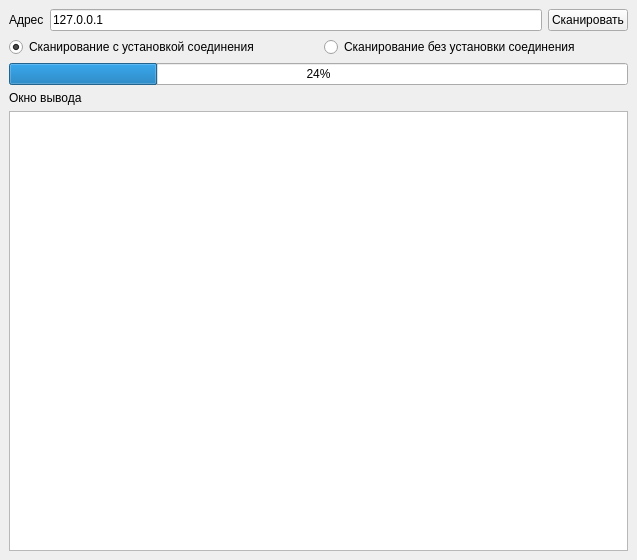
<?xml version="1.0" encoding="UTF-8"?>
<ui version="4.0">
 <class>MainWindow</class>
 <widget class="QMainWindow" name="MainWindow">
  <property name="geometry">
   <rect>
    <x>0</x>
    <y>0</y>
    <width>637</width>
    <height>560</height>
   </rect>
  </property>
  <property name="maximumSize">
   <size>
    <width>637</width>
    <height>560</height>
   </size>
  </property>
  <property name="windowTitle">
   <string>MainWindow</string>
  </property>
  <widget class="QWidget" name="centralwidget">
   <property name="minimumSize">
    <size>
     <width>350</width>
     <height>400</height>
    </size>
   </property>
   <property name="maximumSize">
    <size>
     <width>637</width>
     <height>560</height>
    </size>
   </property>
   <property name="contextMenuPolicy">
    <enum>Qt::NoContextMenu</enum>
   </property>
   <layout class="QGridLayout" name="gridLayout_2">
    <item row="0" column="0">
     <layout class="QGridLayout" name="gridLayout">
      <item row="0" column="0">
       <layout class="QHBoxLayout" name="horizontalLayout_5">
        <item>
         <widget class="QLabel" name="label_2">
          <property name="text">
           <string>Адрес</string>
          </property>
         </widget>
        </item>
        <item>
         <widget class="QLineEdit" name="addressLine">
          <property name="text">
           <string>127.0.0.1</string>
          </property>
         </widget>
        </item>
        <item>
         <widget class="QPushButton" name="pushButton">
          <property name="text">
           <string>Сканировать</string>
          </property>
         </widget>
        </item>
       </layout>
      </item>
      <item row="2" column="0">
       <layout class="QHBoxLayout" name="horizontalLayout_3">
        <item>
         <layout class="QVBoxLayout" name="verticalLayout_3">
          <item>
           <widget class="QProgressBar" name="progressBar">
            <property name="enabled">
             <bool>true</bool>
            </property>
            <property name="value">
             <number>24</number>
            </property>
           </widget>
          </item>
          <item>
           <widget class="QLabel" name="label">
            <property name="text">
             <string>Окно вывода</string>
            </property>
           </widget>
          </item>
          <item>
           <widget class="QListWidget" name="listWidget"/>
          </item>
         </layout>
        </item>
       </layout>
      </item>
      <item row="1" column="0">
       <layout class="QHBoxLayout" name="horizontalLayout_4">
        <property name="spacing">
         <number>10</number>
        </property>
        <property name="sizeConstraint">
         <enum>QLayout::SetDefaultConstraint</enum>
        </property>
        <item>
         <widget class="QRadioButton" name="modeButton1">
          <property name="text">
           <string>Сканирование с установкой соединения</string>
          </property>
          <property name="checked">
           <bool>true</bool>
          </property>
         </widget>
        </item>
        <item>
         <widget class="QRadioButton" name="modeButton2">
          <property name="text">
           <string>Сканирование без установки соединения</string>
          </property>
          <property name="checked">
           <bool>false</bool>
          </property>
         </widget>
        </item>
       </layout>
      </item>
     </layout>
    </item>
   </layout>
  </widget>
 </widget>
 <resources/>
 <connections/>
</ui>
